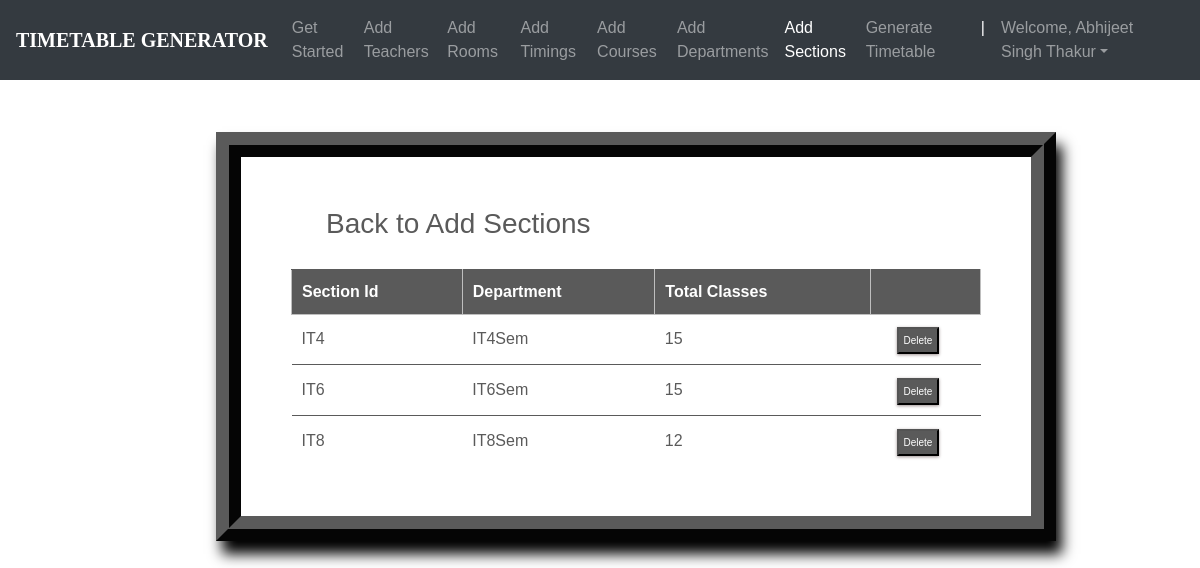
/sections_list/ (signed in), run on the app's committed database.
### ttgen/models.py (models this page shows, shortened)
class Section(models.Model):
    section_id = models.CharField(max_length=25, primary_key=True)
    department = models.ForeignKey(Department, on_delete=models.CASCADE)
    num_class_in_week = models.IntegerField(default=0)
    course = models.ForeignKey(Course, on_delete=models.CASCADE, blank=True, null=True)
    meeting_time = models.ForeignKey(MeetingTime, on_delete=models.CASCADE, blank=True, null=True)
    room = models.ForeignKey(Room, on_delete=models.CASCADE, blank=True, null=True)
    instructor = models.ForeignKey(Instructor, on_delete=models.CASCADE, blank=True, null=True)

class Department(models.Model):
    dept_name = models.CharField(max_length=50)
    courses = models.ManyToManyField(Course)
    def __str__(self):
        return self.dept_name

### ttgen/views.py (the view)
# urls.py: path('sections_list/', views.section_list, name='editsection'),
@login_required
def section_list(request):
    context = {
        'sections': Section.objects.all()
    }
    return render(request, 'seclist.html', context)

### templates/seclist.html (shortened to what this page needs)
<!DOCTYPE html>
<html lang="en">
<head>
	<link rel="stylesheet" href="https://maxcdn.bootstrapcdn.com/bootstrap/4.0.0/css/bootstrap.min.css">
    <link rel="stylesheet" type="text/css" href="static/css/index.css">
</head>
<body>
        <header>
			<nav class="navbar navbar-expand-md navbar-dark fixed-top bg-dark">
                <a class="navbar-brand" href="#"><b>TIMETABLE GENERATOR</b></a>
                <div class="collapse navbar-collapse" id="navbarCollapse">
                    <ul class="navbar-nav ml-auto">
                    <li class="nav-item">
                        <a class="nav-link" href="{% url 'admindash' %}">Get Started</a>
                    </li>
                    <li class="nav-item">
                        <a class="nav-link" href="{% url 'addInstructors' %}">Add Teachers</a>
                    </li>
                    <li class="nav-item">
                        <a class="nav-link" href="{% url 'addRooms' %}">Add Rooms</a>
                    </li>
                    <li class="nav-item">
		                <a class="nav-link" href="{% url 'addTimings' %}">Add Timings</a>
		            </li>
                    <li class="nav-item">
                        <a class="nav-link" href="{% url 'addCourses' %}">Add Courses</a>
                    </li>
                    <li class="nav-item">
			            <a class="nav-link" href="{% url 'addDepts' %}">Add Departments</a>
		            </li>
                    <li class="nav-item active">
			            <a class="nav-link" href="{% url 'addSections' %}">Add Sections</a>
		            </li>
                    <li class="nav-item">
			            <a class="nav-link" href="{% url 'generate' %}">Generate Timetable</a>
		            </li>
                    <li class="nav-item active">
			            <a class="nav-link">|</a>
		            </li>
                    <li class="nav-item dropdown">
		                <a class="nav-link dropdown-toggle" href="#" id="dropdown03" data-toggle="dropdown" aria-haspopup="true" aria-expanded="false">Welcome, {{ user.first_name }}</a>
		            </li>
                    </ul>
                </div>
            </nav>
        </header>
        <br><br>
    {% block content %}
{% load static %}
<fieldset class="fieldset">
    <a href="{% url 'addSections'%}"><h1 class="tablink" onclick="openPage('new')" id="defaultOpen">Back to Add Sections</h1></a>
    <div class="tabcontent" id="edit">
        <table class="table1">
            <thead>
            <tr class="table-headers">
            <th>Section Id</th>
            <th>Department</th>
            <th>Total Classes</th>
            <th  class="empty"></th>
            </tr>
            </thead>
            <tbody>
            {% for sec in sections %}
            <tr>
             <td>{{sec.section_id}}</td>
             <td>{{sec.department}}</td>
             <td>{{sec.num_class_in_week }}</td>
             <td class="empty">
                <form action="{% url 'deletesection' sec.section_id %}" method="post">
                        <input type="submit" value="Delete" class="cross">
                </form>
             </td>
             </tr>
            {% endfor %}
            </tbody>
        </table>
    </div>
</fieldset>
{% endblock %}

### static/css/index.css (style rules this page uses)
body { padding-top: 3rem; padding-bottom: 3rem; color: #5a5a5a; font-family: 'Poppins', sans-serif; overflow-x: hidden; }
nav { font-family: sans-serif; }
.navbar-brand { font-size: 20px; font-family: Georgia, 'Times New Roman', Times, serif; }

### templates/seclist.html (style rules this page uses)
nav { font-family: sans-serif; }
.navbar-brand { font-size: 20px; font-family: Georgia, 'Times New Roman', Times, serif; }
* { margin: 0; padding: 0; box-sizing: border-box; }
html { scroll-behavior: smooth; }
a { text-decoration:none; }
form { margin-top: 3%; margin-left: 18%; margin-right: 12%; }
fieldset h1 { color: #5a5a5a; padding-bottom: 20px; margin-left: 35px; display: inline-block; cursor: pointer; font-size: 28px; }
fieldset input { padding:8px; color: #938c8c }
.table2 td, th { border: 1px solid rgb(190,190,190); padding: 10px 20px; }
.table1 { width: 100%; border-collapse: collapse; text-align: left; overflow: hidden; }
.table1 td, th { border-top: 1px solid #5a5a5a; padding: 10px; }
.table1 th { background-color: #5a5a5a; color: #fff; }
.cross { font-size:10px; box-shadow: 0px 1px 3px 0px #9e9292; padding: 4px 5px; color: #fff; background-color: #5a5a5a; cursor: pointer; }
.fieldset { margin-top: 3%; margin-left: 18%; margin-right: 12%; padding: 50px; border-width: 25px; border-style: ridge; border-color: #5a5a5a; box-shadow: 6px 13px 13px 0px black; background-color: #fff; }

### data on the page
Section: section_id "IT4", department "IT4Sem", num_class_in_week "15"
Section: section_id "IT6", department "IT6Sem", num_class_in_week "15"
Section: section_id "IT8", department "IT8Sem", num_class_in_week "12"

### other printed values
{{ user.first_name }} "Abhijeet Singh Thakur"
